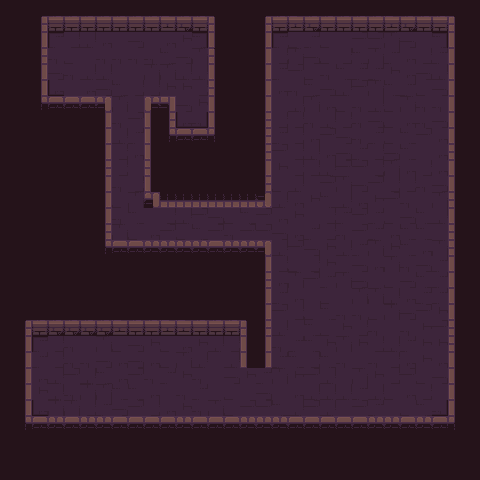

Below is a game level as drawn by its tile map, then a one-line description and the .tmx file that defines it, in full:
An orthogonal 30x30 tile map with 16x16 px tiles, 1 tile layer (Слой тайлов 1) and 16 objects (8x Wall, 3x Enemy, Player).

<map version="1.9" tiledversion="1.9.0" orientation="orthogonal" renderorder="right-down" width="30" height="30" tilewidth="16" tileheight="16" infinite="0" nextlayerid="5" nextobjectid="40">
 <tileset firstgid="1" source="Dungeon_Tileset.tsx" />
 <layer id="1" name="Слой тайлов 1" width="30" height="30">
  <data encoding="csv">
79,79,79,79,79,79,79,79,79,79,79,79,79,79,79,79,79,79,79,79,79,79,79,79,79,79,79,79,79,79,
79,79,1,2,2,2,2,2,2,2,3,4,5,6,79,79,1,2,3,4,2,2,2,2,3,4,5,5,6,79,
79,79,11,12,17,8,27,19,9,19,27,18,15,16,79,79,11,12,20,7,20,19,28,28,29,9,19,15,16,79,
79,79,21,30,20,19,30,30,30,30,10,9,29,6,79,79,31,17,29,9,20,17,10,29,7,27,17,7,36,79,
79,79,31,9,30,8,8,19,19,29,29,8,8,16,79,79,11,7,28,20,30,10,7,7,18,27,9,8,16,79,
79,79,31,32,19,27,9,10,17,17,18,18,17,26,79,79,11,27,30,10,9,8,28,29,10,7,20,9,36,79,
79,79,41,42,42,42,2147483703,29,19,55,54,9,18,36,79,79,11,19,8,29,27,20,30,8,20,29,30,30,36,79,
79,79,79,79,79,79,31,30,28,36,21,32,35,36,79,79,21,17,17,30,8,17,30,9,20,27,30,9,36,79,
79,79,79,79,79,79,11,8,7,16,41,42,45,46,79,79,21,7,17,27,28,9,30,7,20,10,28,27,36,79,
79,79,79,79,79,79,11,17,27,16,79,79,79,79,79,79,21,28,17,8,27,9,7,17,9,10,19,27,26,79,
79,79,79,79,79,79,21,17,19,26,79,79,79,79,79,79,11,18,17,17,8,28,28,17,29,27,17,27,36,79,
79,79,79,79,79,79,11,30,17,36,79,79,79,79,79,79,21,20,8,19,28,29,9,28,17,17,30,9,16,79,
79,79,79,79,79,79,31,20,29,56,1073741877,1073741877,1073741877,1073741877,1073741877,1073741877,1073741880,8,27,18,10,8,27,18,28,30,19,29,26,79,
79,79,79,79,79,79,11,30,10,19,17,8,28,9,20,10,28,27,18,19,17,7,28,7,20,9,10,8,16,79,
79,79,79,79,79,79,21,29,20,27,28,20,10,28,30,28,28,9,27,7,17,30,28,7,27,10,10,19,26,79,
79,79,79,79,79,79,41,45,42,43,44,44,44,45,44,44,56,8,28,9,18,8,7,29,18,10,27,29,26,79,
79,79,79,79,79,79,79,79,79,79,79,79,79,79,79,79,11,17,20,17,18,19,9,27,29,30,9,7,16,79,
79,79,79,79,79,79,79,79,79,79,79,79,79,79,79,79,21,27,29,28,7,29,9,19,20,9,10,7,16,79,
79,79,79,79,79,79,79,79,79,79,79,79,79,79,79,79,31,7,27,19,20,19,29,29,8,27,7,7,36,79,
79,79,79,79,79,79,79,79,79,79,79,79,79,79,79,79,31,28,17,20,10,30,30,20,29,9,28,18,16,79,
79,1,2,4,4,4,4,3,2,2,3,3,2,2,2,6,21,8,19,10,20,18,17,30,19,30,18,28,26,79,
79,11,12,17,30,19,29,20,9,18,20,27,18,8,17,36,11,30,7,10,18,29,18,17,8,7,18,18,26,79,
79,11,7,17,30,30,9,27,9,27,20,29,8,19,8,16,31,7,10,17,10,30,19,30,17,27,18,27,16,79,
79,31,27,8,28,8,10,27,28,30,7,18,30,19,9,18,7,29,18,28,8,19,29,18,17,28,20,9,16,79,
79,31,18,8,30,29,29,10,10,27,19,30,7,19,20,19,9,19,27,8,8,8,7,8,20,27,17,19,36,79,
79,31,32,29,29,17,7,9,28,17,27,18,30,29,20,28,28,10,8,28,8,19,28,7,19,20,10,35,36,79,
79,41,42,43,42,44,44,42,42,45,42,43,42,45,45,43,43,44,42,45,42,45,42,44,44,42,44,45,46,79,
79,79,79,79,79,79,79,79,79,79,79,79,79,79,79,79,79,79,79,79,79,79,79,79,79,79,79,79,79,79,
79,79,79,79,79,79,79,79,79,79,79,79,79,79,79,79,79,79,79,79,79,79,79,79,79,79,79,79,79,79,
79,79,79,79,79,79,79,79,79,79,79,79,79,79,79,79,79,79,79,79,79,79,79,79,79,79,79,79,79,79
</data>
 </layer>
 <objectgroup id="2" name="Player" visible="0">
  <object id="1" name="Player" x="336" y="80" width="16" height="16" />
 </objectgroup>
 <objectgroup id="4" name="Enemies">
  <object id="34" name="Enemy" x="320" y="48" width="16" height="16" />
  <object id="35" name="Enemy" x="352" y="48" width="16" height="16" />
  <object id="36" name="Enemy" x="384" y="48" width="16" height="16" />
 </objectgroup>
 <objectgroup id="3" name="Слой объектов 2">
  <object id="14" name="Wall" x="0" y="0" width="480" height="32" />
  <object id="17" name="Wall" x="0" y="416" width="448" height="64" />
  <object id="21" name="Wall" x="0" y="240" width="128" height="96" />
  <object id="22" name="Wall" x="0" y="336" width="32" height="80" />
  <object id="23" name="Wall" x="0" y="32" width="48" height="208" />
  <object id="24" name="Wall" x="48" y="96" width="64" height="144" />
  <object id="26" name="Wall" x="208" y="32" width="64" height="176" />
  <object id="27" name="Wall" x="176" y="128" width="32" height="80" />
  <object id="30" x="240" y="240" width="32" height="128" />
  <object id="31" x="128" y="240" width="112" height="96" />
  <object id="33" x="144" y="96" width="32" height="112" />
  <object id="39" x="448" y="32" width="32" height="448" />
 </objectgroup>
</map>
